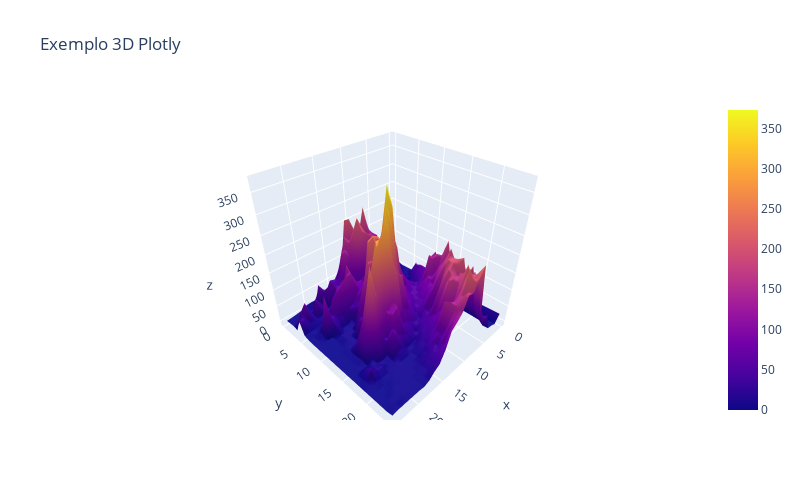

This figure's notebook cell:
### Code cell
fig = go.Figure()
fig.add_surface(z=pd.read_csv("https://raw.githubusercontent.com/plotly/datasets/master/api_docs/mt_bruno_elevation.csv"))
fig.update_layout(showlegend=False,
                  title_text="Exemplo 3D Plotly",
                  height=500,
                  width=800)
fig.show()

### Figure 1 — Plotly figure (JSON) as saved in the notebook; plotly's stock layout.template omitted (floating-point values rounded to 4 significant figures; data arrays with more than 128 entries replaced by an {"elided": "..."} marker saying what was removed)
{"data": [{"type": "surface", "z": {"elided": "25x25 float values"}}], "layout": {"height": 500, "showlegend": false, "title": {"text": "Exemplo 3D Plotly"}, "width": 800}}
